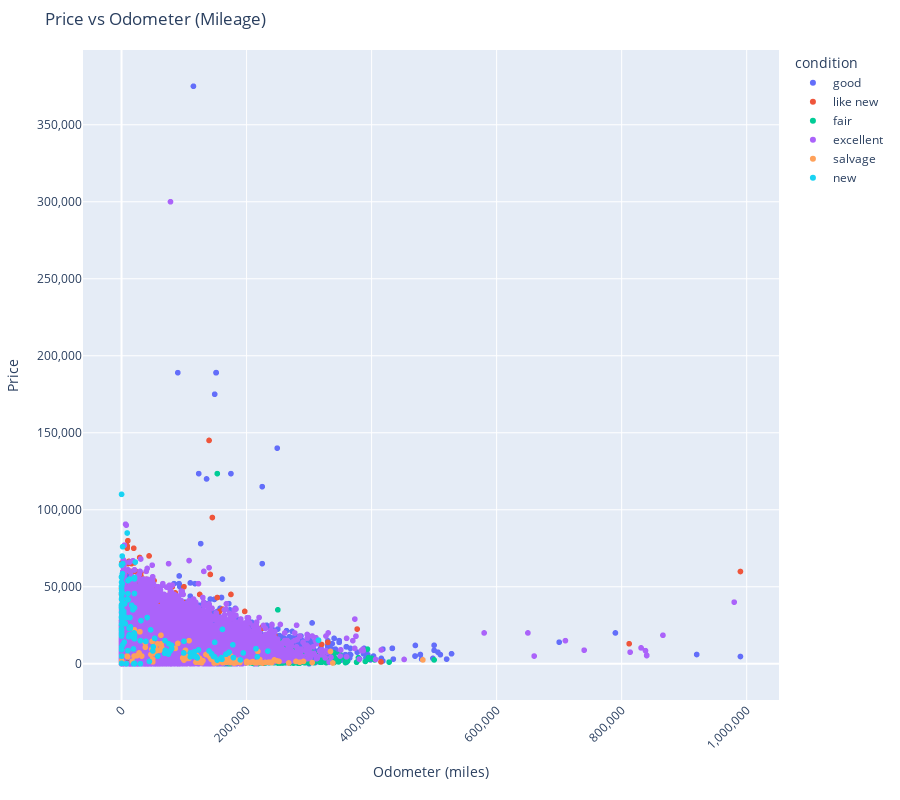

The notebook cell saved with this chart:
### Markdown cell above
The car price distribution histogram reveals the frequency of car listings across different price ranges in the dataset. With the majority of prices concentrated in lower ranges, this indicates that most cars are listed at more affordable prices, while higher price ranges show fewer listings. This suggests a skewed distribution, where most cars are priced lower, and only a small portion of listings are in the higher price bracket. The plot provides valuable insights into the overall pricing trends within the dataset.

### Code cell
#Scatter plot for price vs odometer with color based on condition
fig_scatter = px.scatter(cars_df, x='odometer', y='price', color='condition', 
                         title='Price vs Odometer (Mileage)', 
                         labels={'odometer': 'Odometer (miles)', 'price': 'Price'})

#Update layout to make the plot taller and adjust the x-axis labels
fig_scatter.update_layout(
    height=800,  #Make the plot taller by increasing height
    margin={"l": 50, "r": 50, "b": 100, "t": 50},  #Adjust margins to avoid label overlap
    xaxis_tickangle=-45  #Rotate the x-axis labels to avoid overlap
)

#Update the x and y axis labels to include commas for readability
fig_scatter.update_layout(
    xaxis=dict(
        tickformat=',',  #Use commas as thousand separators
        title='Odometer (miles)'
    ),
    yaxis=dict(
        tickformat=',',  #Use commas as thousand separators
        title='Price'
    )
)

#Show the plot
fig_scatter.show()

### Figure 1 — Plotly figure (JSON) as saved in the notebook; plotly's stock layout.template omitted (floating-point values rounded to 4 significant figures; data arrays with more than 128 entries replaced by an {"elided": "..."} marker saying what was removed)
{"data": [{"hovertemplate": "condition=good<br>Odometer (miles)=%{x}<br>Price=%{y}<extra></extra>", "legendgroup": "good", "marker": {"color": "#636efa", "symbol": "circle"}, "mode": "markers", "name": "good", "showlegend": true, "type": "scattergl", "x": {"elided": "20145 int values"}, "xaxis": "x", "y": {"elided": "20145 int values"}, "yaxis": "y"}, {"hovertemplate": "condition=like new<br>Odometer (miles)=%{x}<br>Price=%{y}<extra></extra>", "legendgroup": "like new", "marker": {"color": "#EF553B", "symbol": "circle"}, "mode": "markers", "name": "like new", "showlegend": true, "type": "scattergl", "x": {"elided": "4742 int values"}, "xaxis": "x", "y": {"elided": "4742 int values"}, "yaxis": "y"}, {"hovertemplate": "condition=fair<br>Odometer (miles)=%{x}<br>Price=%{y}<extra></extra>", "legendgroup": "fair", "marker": {"color": "#00cc96", "symbol": "circle"}, "mode": "markers", "name": "fair", "showlegend": true, "type": "scattergl", "x": {"elided": "1607 int values"}, "xaxis": "x", "y": {"elided": "1607 int values"}, "yaxis": "y"}, {"hovertemplate": "condition=excellent<br>Odometer (miles)=%{x}<br>Price=%{y}<extra></extra>", "legendgroup": "excellent", "marker": {"color": "#ab63fa", "symbol": "circle"}, "mode": "markers", "name": "excellent", "showlegend": true, "type": "scattergl", "x": {"elided": "24773 int values"}, "xaxis": "x", "y": {"elided": "24773 int values"}, "yaxis": "y"}, {"hovertemplate": "condition=salvage<br>Odometer (miles)=%{x}<br>Price=%{y}<extra></extra>", "legendgroup": "salvage", "marker": {"color": "#FFA15A", "symbol": "circle"}, "mode": "markers", "name": "salvage", "showlegend": true, "type": "scattergl", "x": [216348, 285000, 120000, 164221, 229704, 175000, 334250, 482000, 249000, 154057, 251880, 219700, 218000, 128000, 221184, 64046, 161397, 183533, 108000, 142000, 57500, 0, 63000, 38000, 116600, 0, 162500, 9621, 97800, 20674, 150000, 17083, 48500, 130235, 200000, 8900, 142000, 174048, 63400, 305000, 108000, 167006, 279000, 99840, 240500, 38000, 86000, 210000, 50000, 108000, 221000, 29328, 60925, 90000, 53888, 143347, 188955, 99840, 163000, 244360, 189388, 180000, 127128, 119000, 9621, 180808, 105000, 235265, 125000, 24500, 29328, 60925, 102247, 179183, 140200, 171000, 49675, 146000, 135000, 100000, 200000, 47000, 148000, 153108, 190000, 153000, 149000, 168000, 163, 201000, 28000, 124000, 291000, 140000, 102611, 338000, 153108, 212523, 179183, 32325, 140000, 180000, 54000, 158731, 100, 49000, 267372, 173000, 207000, 238240, 225000, 106251, 20000, 99840, 181500], "xaxis": "x", "y": [600, 1000, 5500, 999, 850, 5000, 8000, 2500, 1800, 1000, 1500, 1800, 8000, 580, 2700, 11000, 800, 800, 3800, 4100, 12900, 400, 18500, 13500, 5500, 900, 850, 4500, 3750, 22000, 800, 1700, 9450, 2000, 1500, 5000, 4000, 800, 13000, 800, 15000, 2950, 1500, 3500, 800, 10700, 9975, 1400, 1200, 3500, 800, 20750, 8750, 13200, 6750, 2950, 2495, 2400, 2700, 2500, 800, 1200, 1200, 1000, 4500, 500, 4700, 1000, 3500, 5200, 20750, 8750, 8725, 750, 5000, 1700, 3000, 3000, 6000, 2500, 700, 5990, 500, 2500, 2250, 650, 700, 1000, 1900, 600, 7000, 1000, 1500, 7000, 4800, 500, 2000, 700, 3000, 5000, 7000, 450, 9900, 1500, 5000, 14500, 500, 1500, 1000, 850, 500, 3500, 5000, 2900, 2700], "yaxis": "y"}, {"hovertemplate": "condition=new<br>Odometer (miles)=%{x}<br>Price=%{y}<extra></extra>", "legendgroup": "new", "marker": {"color": "#19d3f3", "symbol": "circle"}, "mode": "markers", "name": "new", "showlegend": true, "type": "scattergl", "x": {"elided": "143 int values"}, "xaxis": "x", "y": {"elided": "143 int values"}, "yaxis": "y"}], "layout": {"height": 800, "legend": {"title": {"text": "condition"}, "tracegroupgap": 0}, "margin": {"b": 100, "l": 50, "r": 50, "t": 50}, "title": {"text": "Price vs Odometer (Mileage)"}, "xaxis": {"anchor": "y", "domain": [0, 1], "tickangle": -45, "tickformat": ",", "title": {"text": "Odometer (miles)"}}, "yaxis": {"anchor": "x", "domain": [0, 1], "tickformat": ",", "title": {"text": "Price"}}}}
